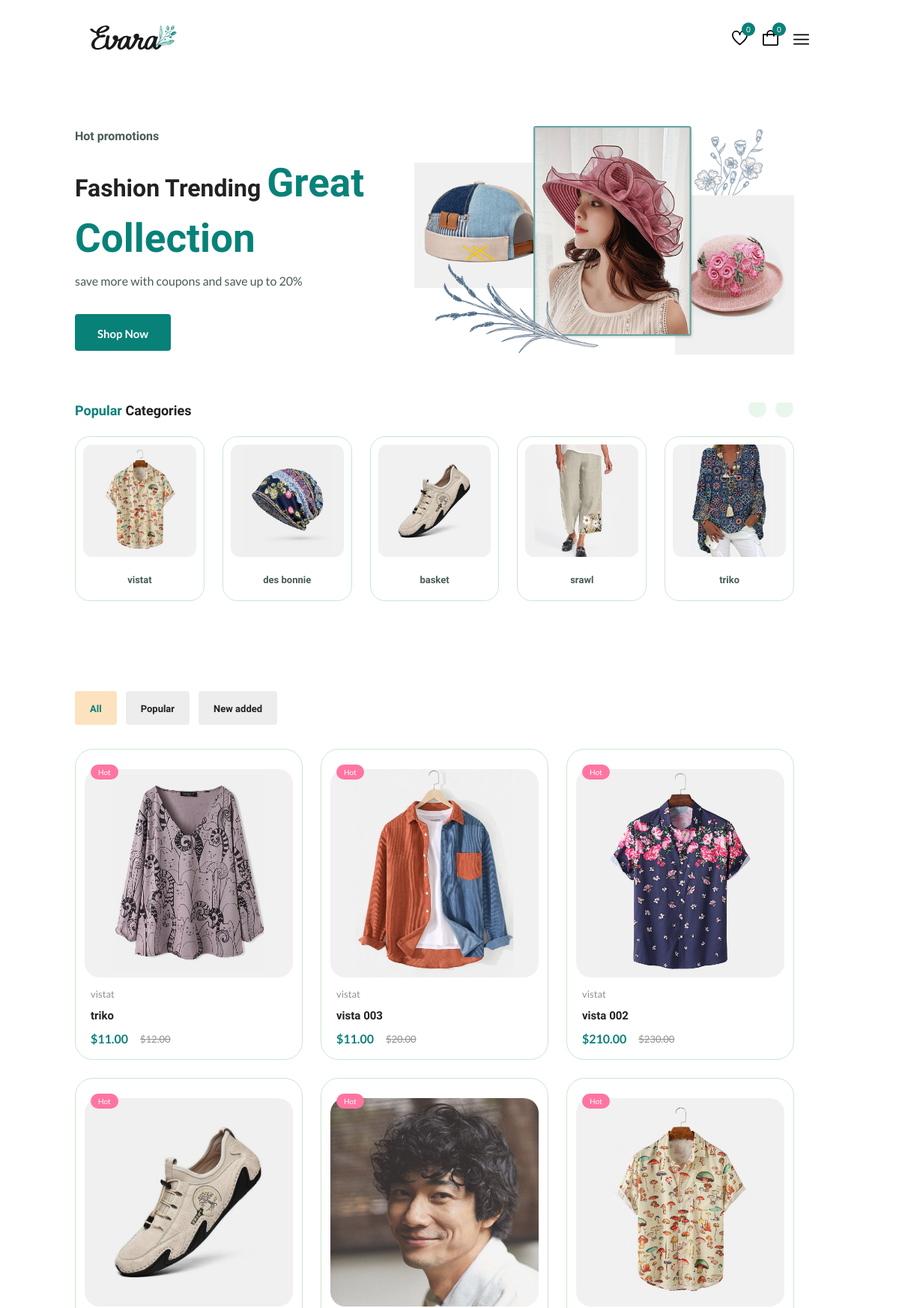
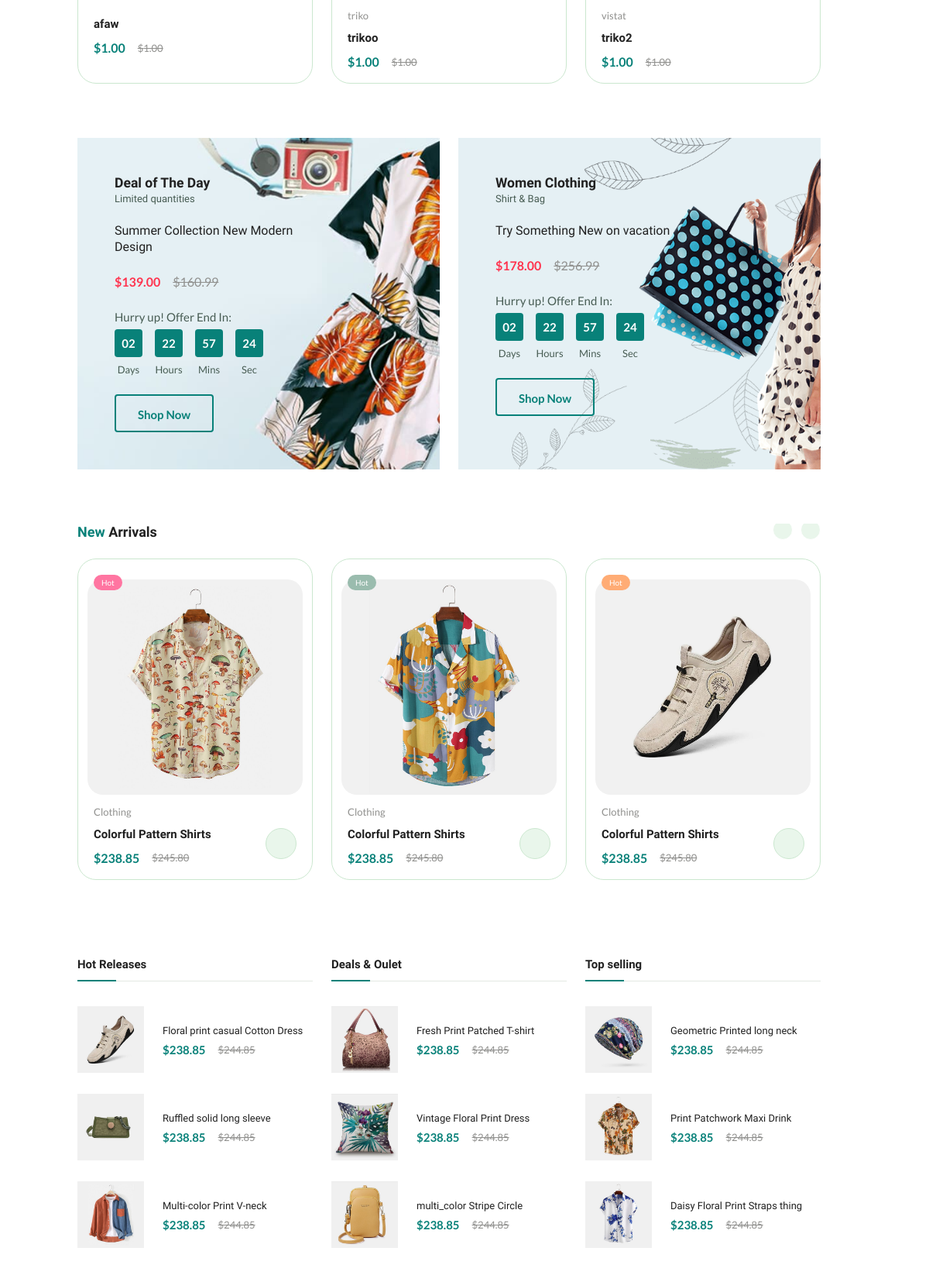
The app's page /user/index.php (upper part) with its own data (2 pictures, top to bottom).
### tables this page shows
CREATE TABLE `categories` (
  `id` int(11) NOT NULL,
  `name` varchar(191) NOT NULL,
  `description` mediumtext NOT NULL,
  `image` varchar(191) NOT NULL,
  `created_at` timestamp NOT NULL DEFAULT current_timestamp()
);

CREATE TABLE `products` (
  `id` int(11) NOT NULL,
  `name` varchar(191) NOT NULL,
  `brand` varchar(191) NOT NULL,
  `description` mediumtext NOT NULL,
  `original_price` int(11) NOT NULL,
  `selling_price` int(11) NOT NULL,
  `category_id` int(11) NOT NULL,
  `images` text NOT NULL,
  `qty` int(11) NOT NULL,
  `status` tinyint(4) NOT NULL,
  `popular` tinyint(4) NOT NULL,
  `color` varchar(191) NOT NULL,
  `size` varchar(191) NOT NULL,
  `width` int(191) NOT NULL,
  `height` int(191) NOT NULL,
  `created_at` timestamp NOT NULL DEFAULT current_timestamp() ON UPDATE current_timestamp()
);

### user/index.php (the view, shortened to what the rows shown need)
<?php
include("../adminto/main/config/functions/myfunctions.php");
?>
<!DOCTYPE html>
<html lang="en">
  <head>
    <link rel='stylesheet' href='https://cdn-uicons.flaticon.com/2.5.1/uicons-regular-straight/css/uicons-regular-straight.css'>
    <link
  rel="stylesheet"
  href="https://cdn.jsdelivr.net/npm/swiper@11/swiper-bundle.min.css"
     />
    <link rel="stylesheet" href="assets/css/styles.css" />
  </head>
  <body>
    <main class="main">
      <section class="home section--lg">
        <div class="home__container container grid">
          <div class="home__content">
          <h1 class="home__title">Fashion Trending <span>Great Collection</span></h1>
        </div>
        </div>
      </section>
      <section class="categories container section">
    <div class="categories__container swiper">
        <div class="swiper-wrapper">
            <?php
              $categories = getAll("categories");
            if(mysqli_num_rows($categories) > 0) {
                foreach($categories as $category) { ?>
                   <a href="shop.php?category_id=<?= $category['id'] ?>" class="category__item swiper-slide">
                <img src="../uploads/images/category/<?= $category['image'] ?>" alt="" class="category__img">
             <h3 class="category__title"><?= $category['name'] ?></h3>
</a>
                <?php }
            } else {
                echo "<p>No categories available.</p>";
            }
            ?>
        </div>
    </div>
</section>
      <section class="products section container">
        <div class="tab__items">
          <div class="tab__item active-tab" content id="featured">
            <div class="products__container grid">
            <?php
       $products = getpbyc('products');
        if (mysqli_num_rows($products) > 0) {
    while ($product = mysqli_fetch_assoc($products)) {
        $images = explode(',', $product['images']);
        $defaultImage = '../uploads/images/product/' . trim($images[0]);
        $hoverImage = '../uploads/images/product/' . trim($images[1]);
        echo '
        <div class="product__item">
            <div class="product__banner">
                <a href="details.php?id=' . $product['id'] . '" class="product__image">
                    <img src="' . $defaultImage . '" alt="Product Image 1" class="product__img default">
                    <img src="' . $hoverImage . '" alt="Product Image 2" class="product__img hover">
                </a>
                <div class="product__actions">
                    <a href="details.php?id='. $product['id'] .'" class="action__btn" aria-label="Quick View">
                        <i class="fi fi-rs-eye"></i>
                    </a>
                    <a href="#" class="action__btn" aria-label="Add To Wishlist">
                        <i class="fi fi-rs-heart"></i>
                    </a>
                </div>
                <div class="product__badge light-pink">Hot</div>
            </div>
            <div class="product__content">
                <span class="product__category">' . htmlspecialchars($product['category_name']) . '</span>
                <a href="details.php?id=' . $product['id'] . '">
                    <h3 class="product__title">' . htmlspecialchars($product['name']) . '</h3>
                </a>
                <div class="product__rating">
                    ' . str_repeat('<i class="fi fi-rs-star"></i>', 5) . '
                </div>
                <div class="product__price flex">
                    <span class="new__price">$' . number_format($product['selling_price'], 2) . '</span>
                    <span class="old__price">$' . number_format($product['original_price'], 2) . '</span>
                </div>
            </div>
        </div>';
    }
        } else {
        echo '<p>No products found.</p>';
           }
          ?>
            </div>
          </div>
        </div>
      </section>
    </main>
  </body>
</html>

### records on screen
categories: image (picture), name "vistat"
categories: image (picture), name "des bonnie"
categories: image (picture), name "basket"
categories: image (picture), name "srawl"
categories: image (picture), name "triko"
products: shows a picture, category.name "vistat", name "triko", selling_price "11.00", original_price "12.00"
products: shows a picture, category.name "vistat", name "vista 003", selling_price "11.00", original_price "20.00"
products: shows a picture, category.name "vistat", name "vista 002", selling_price "210.00", original_price "230.00"
products: shows a picture, name "afaw", selling_price "1.00", original_price "1.00"
products: shows a picture, category.name "triko", name "trikoo", selling_price "1.00", original_price "1.00"
products: shows a picture, category.name "vistat", name "triko2", selling_price "1.00", original_price "1.00"

### other values on screen
$wishlistCount "0"
$cart_count "0"
